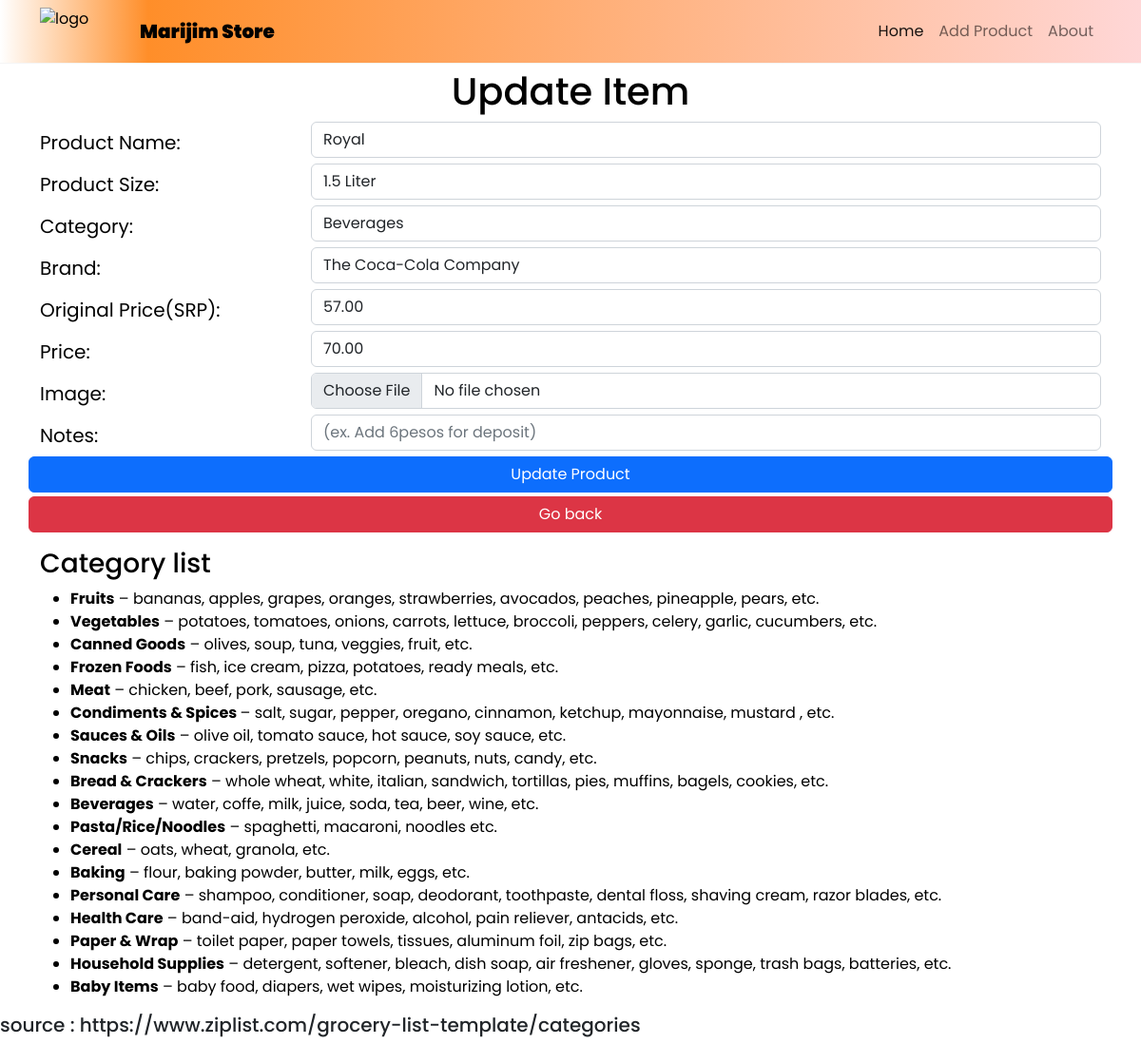
Page /updateproduct.php?productId=45 on the committed database.
### tables this page shows
CREATE TABLE `product` (
  `productId` int(11) NOT NULL,
  `productName` varchar(50) DEFAULT NULL,
  `description` varchar(255) DEFAULT NULL,
  `category` varchar(50) DEFAULT NULL,
  `brand` varchar(255) DEFAULT NULL,
  `notes` varchar(50) DEFAULT NULL,
  `srp` varchar(50) DEFAULT NULL,
  `price` varchar(50) DEFAULT NULL,
  `image` longblob DEFAULT NULL,
  `dateUpdated` timestamp NOT NULL DEFAULT current_timestamp()
);

### updateproduct.php (the view, shortened to what this page needs)
<?php
 include("header.php");
 include("connection.php");
 $selectedProduct = $_GET['productId'];
 $productquery=mysqli_query($con,"SELECT * FROM product WHERE productId= $selectedProduct");
                        while($row=mysqli_fetch_assoc($productquery))
                        {
                          $productName=$row['productName'];
                          $desc=$row['description'];
                          $brand=$row['brand'];
                          $category=$row['category'];
                          $notes=$row['notes'];
                          $srp=$row['srp'];
                          $price=$row['price'];
                         }
  ?>
    <main class="page-header">
        <div class="container py-3">
          <div class="row justify-content-center">
          <h1 class="text-center">Update Item</h1>
          <form  method="POST" action="addproduct.php" enctype="multipart/form-data">
            <div class="form-group row ">
              <label for="prodName" class="col-sm-3 col-form-label">Product Name:</label>
              <div class="col-sm-9">
                <input type="text" class="form-control" id="prodName" name="productName" value="<?=$productName;?>" required>
              </div>
            </div>
          <div class="form-group row ">
              <label for="desc" class="col-sm-3 col-form-label">Product Size:</label>
              <div class="col-sm-9">
                <input type="text" class="form-control" id="desc"  name="description" value="<?= $desc ?>"required>
              </div>
            </div>
            <div class="form-group row ">
              <label for="category" class="col-sm-3 col-form-label">Category:</label>
              <div class="col-sm-9">
                <select class="form-control input-sm" id="category" name="category"  required>
                <option value="Beverages" <?php if($category == 'Beverages'){ echo ' selected="selected"'; } ?> >Beverages </option>
              </select>
              </div>
            </div>
            <div class="form-group row ">
              <label for="BRAND" class="col-sm-3 col-form-label">Brand:</label>
              <div class="col-sm-9">
                <input type="text" class="form-control" id="BRAND" placeholder="Product Brand" name="brand" value="<?= $brand ?>" required>
              </div>
            </div>
            <div class="form-group row ">
              <label for="SRP" class="col-sm-3 col-form-label">Original Price(SRP):</label>
              <div class="col-sm-9">
                <input type="number" step="0.01" class="form-control" id="SRP" placeholder="Suggested Retail Price (ex. 0.00)" name="srp" value="<?= $srp ?>"required>
              </div>
            </div>
            <div class="form-group row ">
              <label for="Price" class="col-sm-3 col-form-label">Price:</label>
              <div class="col-sm-9">
                <input type="number" step="0.01" class="form-control" id="Price" placeholder="Price (ex. 0.00)" name="price" value="<?= $price ?>" required>
              </div>
            </div>
            <div class="form-group row ">
              <label for="Image" class="col-sm-3 col-form-label">Image:</label>
              <div class="col-sm-9">
			        <input  class="form-control" id="Image" name="my_image" type="file" accept='image/jpeg' value="<?= $image ?>" >
              </div>
            </div>
            <div class="form-group row ">
              <label for="Notes" class="col-sm-3 col-form-label">Notes:</label>
              <div class="col-sm-9">
                <input type="text" class="form-control" id="Notes" placeholder="(ex. Add 6pesos for deposit)" name="notes" value="<?= $notes ?>">
              </div>
            </div>
             <div class="form-group row">
              <button type="submit" name="updatebtn" class="btn btn-primary">Update Product</button>
            </div>
            <div class="form-group row mt-1">
            <a href="index.php" class="btn btn-danger">  Go back </a>
            </div>
          </form>
          </div>
        </div>
    </main>
    <div class="container">
        <h3> Category list</h3>
          <ul>
        <li> <strong>Fruits</strong> – bananas, apples, grapes, oranges, strawberries, avocados, peaches, pineapple, pears, etc.</li>
        <li> <strong>Vegetables</strong> – potatoes, tomatoes, onions, carrots, lettuce, broccoli, peppers, celery, garlic, cucumbers, etc.</li>
        <li> <strong>Canned Goods</strong> – olives, soup, tuna, veggies, fruit, etc.</li>
        <li> <strong>Frozen Foods</strong> – fish, ice cream, pizza, potatoes, ready meals, etc.</li>
        <li> <strong>Meat</strong> – chicken, beef, pork, sausage, etc.</li>
        <li> <strong>Condiments &amp; Spices </strong> – salt, sugar, pepper, oregano, cinnamon, ketchup, mayonnaise, mustard , etc.</li>
        <li> <strong>Sauces &amp; Oils</strong> – olive oil, tomato sauce, hot sauce, soy sauce, etc.</li>
        <li> <strong>Snacks</strong> – chips, crackers, pretzels, popcorn, peanuts, nuts, candy, etc.</li>
        <li> <strong>Bread &amp; Crackers</strong> – whole wheat, white, italian, sandwich, tortillas, pies, muffins, bagels, cookies, etc.</li>
        <li> <strong>Beverages</strong> – water, coffe, milk, juice, soda, tea, beer, wine, etc.</li>
        <li> <strong>Pasta/Rice/Noodles</strong> – spaghetti, macaroni, noodles etc.</li>
        <li> <strong>Cereal</strong> – oats, wheat, granola, etc.</li>
        <li> <strong>Baking</strong> – flour, baking powder, butter, milk, eggs, etc.</li>
        <li> <strong>Personal Care</strong> – shampoo, conditioner, soap, deodorant, toothpaste, dental floss, shaving cream, razor blades, etc.</li>
        <li> <strong>Health Care</strong> – band-aid, hydrogen peroxide, alcohol, pain reliever, antacids, etc.</li>
        <li> <strong>Paper &amp; Wrap</strong> – toilet paper, paper towels, tissues, aluminum foil, zip bags, etc.</li>
        <li> <strong>Household Supplies</strong> – detergent, softener, bleach, dish soap, air freshener, gloves, sponge, trash bags, batteries, etc.</li>
        <li> <strong>Baby Items</strong> – baby food, diapers, wet wipes, moisturizing lotion, etc.</li>
        </ul>
    </div>
<h5>source : https://www.ziplist.com/grocery-list-template/categories</h5>
    <?php
 include("footer.php");
  ?>

### css/index.css (style rules this page uses)
body, html { padding: 0; margin: 0; }
* { box-sizing: border-box; font-family: "Poppins", sans-serif; color: black; }
a { text-decoration: none; color: black; }
.page-header { margin-top: 3.5rem; font-size: 1.25rem; color: white; }

### rows in the picture
product: productName "Royal", description "1.5 Liter", category "Beverages", brand "The Coca-Cola Company", srp "57.00", price "70.00"
